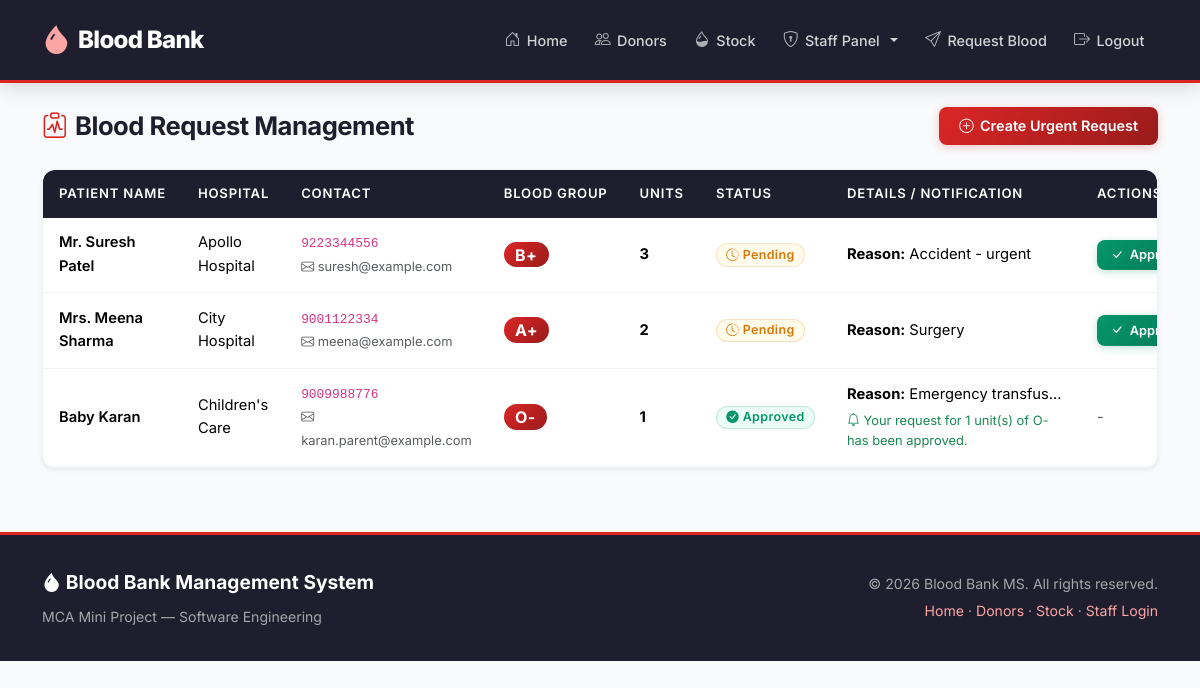
Screenshot of /requests/ (signed in) with the database file from the repository.
### bank/models.py (models this page shows, shortened)
class BloodRequest(models.Model):
    patient_name = models.CharField(max_length=100)
    hospital_name = models.CharField(max_length=120)
    contact_number = models.CharField(max_length=15)
    blood_group = models.CharField(max_length=5, choices=BLOOD_GROUPS)
    units_required = models.PositiveIntegerField()
    reason = models.TextField(blank=True)
    status = models.CharField(max_length=20, choices=STATUS_CHOICES, default='Pending')
    request_date = models.DateTimeField(auto_now_add=True)
    notification = models.TextField(blank=True, default='')
    contact_email = models.EmailField(blank=True, default='')

### bank/views.py (the view)
# urls.py: path('requests/', views.request_list, name='request_list'),
def request_list(request):
    if not request.user.is_staff:
        messages.error(request, 'Only staff can view all blood requests.')
        return redirect('home')
    requests = BloodRequest.objects.all().order_by('-request_date')
    return render(request, 'bank/request_list.html', {'requests': requests})

### bank/templates/bank/request_list.html (shortened to what this page needs)
{% extends 'bank/base.html' %}
{% block content %}
<div class="page-header">
    <h2><i class="bi bi-clipboard-pulse"></i> Blood Request Management</h2>
    <a href="{% url 'request_blood' %}" class="btn btn-danger"><i class="bi bi-plus-circle"></i> Create Urgent Request</a>
</div>
<div class="card shadow-sm">
    <div class="table-responsive-wrapper">
        <table class="table table-hover mb-0" id="requests-table">
            <thead>
                <tr>
                    <th>Patient Name</th>
                    <th>Hospital</th>
                    <th>Contact</th>
                    <th>Blood Group</th>
                    <th>Units</th>
                    <th>Status</th>
                    <th>Details / Notification</th>
                    <th>Actions</th>
                </tr>
            </thead>
            <tbody>
            {% for req in requests %}
                <tr>
                    <td class="fw-semibold">{{ req.patient_name }}</td>
                    <td>{{ req.hospital_name }}</td>
                    <td>
                        <div><code>{{ req.contact_number }}</code></div>
                        {% if req.contact_email %}
                            <small class="text-muted"><i class="bi bi-envelope"></i> {{ req.contact_email }}</small>
                        {% endif %}
                    </td>
                    <td><span class="badge badge-blood fs-6">{{ req.blood_group }}</span></td>
                    <td class="fw-bold">{{ req.units_required }}</td>
                    <td>
                        {% if req.status == 'Pending' %}
                            <span class="badge badge-pending"><i class="bi bi-clock-history"></i> Pending</span>
                        {% elif req.status == 'Approved' %}
                            <span class="badge badge-approved"><i class="bi bi-check-circle-fill"></i> Approved</span>
                        {% else %}
                            <span class="badge badge-rejected"><i class="bi bi-x-circle-fill"></i> Rejected</span>
                        {% endif %}
                    </td>
                    <td style="max-width: 250px;">
                        {% if req.reason %}
                            <div class="text-truncate" title="{{ req.reason }}"><strong>Reason:</strong> {{ req.reason }}</div>
                        {% endif %}
                        {% if req.notification %}
                            <div class="small text-success mt-1"><i class="bi bi-bell"></i> {{ req.notification }}</div>
                        {% endif %}
                    </td>
                    <td>
                        {% if user.is_staff and req.status == 'Pending' %}
                            <div class="d-flex gap-1">
                                <a href="{% url 'approve_request' req.id %}" class="btn btn-sm btn-success btn-action-approve" onclick="return confirmAction(event, 'Approve', 'Do you want to approve this blood request and deduct units from available stock?');">
                                    <i class="bi bi-check-lg"></i> Approve
                                </a>
                            </div>
                        {% else %}
                            <span class="text-muted">-</span>
                        {% endif %}
                    </td>
                </tr>
            {% endfor %}
            </tbody>
        </table>
    </div>
</div>
{% endblock %}

### bank/static/bank/css/style.css (style rules this page uses)
:root { --crimson: #DC2626; --crimson-dark: #991B1B; --crimson-light: #FCA5A5; --crimson-50: #FEF2F2; --charcoal: #1E1E2E; --charcoal-light: #2A2A3C; --surface: #FFFFFF; --surface-alt: #F9FAFB; --text-primary: #111827; --text-secondary: #6B7280; --text-muted: #9CA3AF; --border: #E5E7EB; --border-light: #F3F4F6; --success: #059669; --success-bg: #ECFDF5; --warning: #D97706; --warning-bg: #FFFBEB; --info: #2563EB; --info-bg: #EFF6FF; --radius: 12px; --radius-sm: 8px; --radius-lg: 16px; --shadow-sm: 0 1px 3px rgba(0,0,0,0.06), 0 1px 2px rgba(0,0,0,0.04); --shadow-md: 0 4px 16px rgba(0,0,0,0.08); --shadow-lg: 0 10px 40px rgba(0,0,0,0.12); --shadow-glow: 0 0 20px rgba(220,38,38,0.15); --transition: all 0.3s cubic-bezier(0.4, 0, 0.2, 1); }
*, *::before, *::after { box-sizing: border-box; }
body { font-family: 'Inter', -apple-system, BlinkMacSystemFont, 'Segoe UI', Roboto, 'Helvetica Neue', Arial, sans-serif; background: var(--surface-alt); color: var(--text-primary); line-height: 1.6; -webkit-font-smoothing: antialiased; -moz-osx-font-smoothing: grayscale; }
h1, h2, h3, h4, h5, h6 { font-weight: 700; letter-spacing: -0.02em; line-height: 1.25; color: var(--charcoal); }
a { transition: var(--transition); }
.card { border: 1px solid var(--border-light); border-radius: var(--radius); box-shadow: var(--shadow-sm); overflow: hidden; background: var(--surface); }
.table { margin-bottom: 0; font-size: 0.92rem; }
.table thead th { background: var(--charcoal); color: #fff; font-weight: 600; font-size: 0.82rem; text-transform: uppercase; letter-spacing: 0.06em; padding: 0.85rem 1rem; border: none; white-space: nowrap; }
.table tbody td { padding: 0.85rem 1rem; vertical-align: middle; border-color: var(--border-light); }
.table-hover tbody tr { transition: var(--transition); }
.table-responsive-wrapper { overflow-x: auto; -webkit-overflow-scrolling: touch; border-radius: var(--radius); }
.badge { font-weight: 600; font-size: 0.78rem; padding: 0.35em 0.75em; border-radius: 20px; letter-spacing: 0.03em; }
.badge-pending { background: var(--warning-bg); color: var(--warning); border: 1px solid rgba(217, 119, 6, 0.2); }
.badge-approved, .badge-confirmed { background: var(--success-bg); color: var(--success); border: 1px solid rgba(5, 150, 105, 0.2); }
.badge-blood { background: linear-gradient(135deg, var(--crimson), var(--crimson-dark)); color: #fff; font-weight: 700; font-size: 0.85rem; padding: 0.3em 0.7em; }
.btn { font-weight: 600; font-size: 0.9rem; border-radius: var(--radius-sm); padding: 0.5rem 1.25rem; transition: var(--transition); display: inline-flex; align-items: center; gap: 0.4rem; }
.btn-primary, .btn-danger { background: linear-gradient(135deg, var(--crimson), var(--crimson-dark)); border: none; color: #fff; box-shadow: 0 2px 8px rgba(220,38,38,0.25); }
.btn-success { background: linear-gradient(135deg, #059669, #047857); border: none; box-shadow: 0 2px 8px rgba(5,150,105,0.25); }
.btn-sm { font-size: 0.8rem; padding: 0.35rem 0.85rem; }
.page-header { display: flex; justify-content: space-between; align-items: center; margin-bottom: 1.5rem; flex-wrap: wrap; gap: 0.75rem; }
.page-header h2 { font-size: 1.6rem; font-weight: 700; margin: 0; display: flex; align-items: center; gap: 0.5rem; }
.page-header h2 i { color: var(--crimson); }

### rows the page displays
BloodRequest: patient_name "Mr. Suresh Patel", hospital_name "Apollo Hospital", contact_number "9223344556", contact_email "suresh@example.com", blood_group "B+", units_required "3", status "Pending" (drawn), reason "Accident - urgent"
BloodRequest: patient_name "Mrs. Meena Sharma", hospital_name "City Hospital", contact_number "9001122334", contact_email "meena@example.com", blood_group "A+", units_required "2", status "Pending" (drawn), reason "Surgery"
BloodRequest: patient_name "Baby Karan", hospital_name "Children's Care", contact_number "9009988776", contact_email "karan.parent@example.com", blood_group "O-", units_required "1", status "Approved" (drawn), reason "Emergency transfus…", notification "Your request for 1 unit(s) of O- has been approved."
